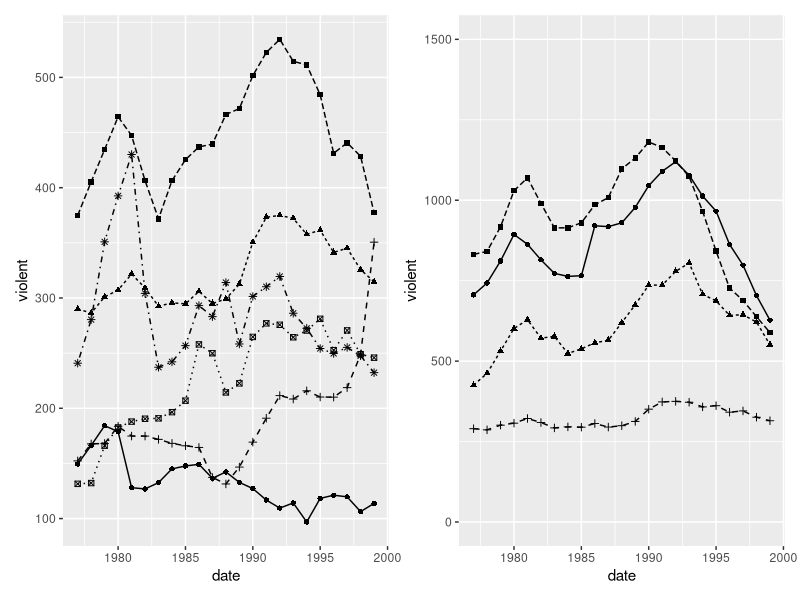
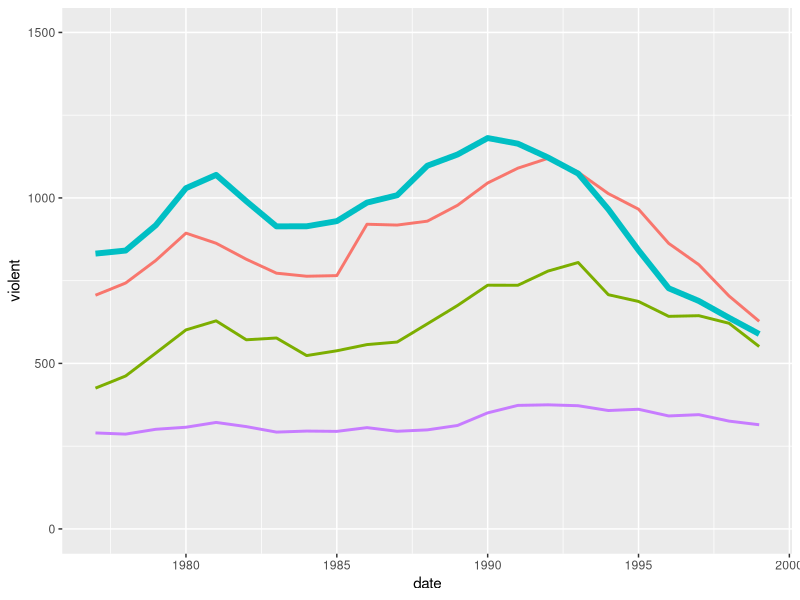
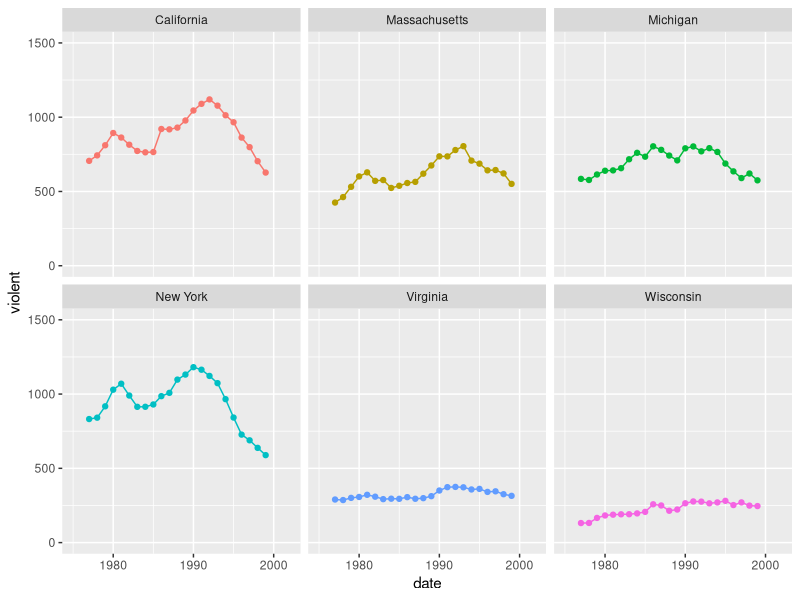

Reproduce these figures in R, in order.
## ---- chunk 1
library(tidyverse)
library(AER)
library(patchwork)
library(lubridate)

data("Guns")
## ---- chunk 2


top_10 <- (state = Guns$state )


top_10 <- Guns %>% 
  select(state) %>% 
  unique() %>% 
  top_n(6) %>% 
  unlist() %>% 
  as.vector()

Guns %>% 
  mutate(date = year(as.Date(year, format = "%Y")) ) %>%
  filter(state %in% top_10) %>% 
  ggplot(aes(x = date, y = violent, group = state)) +
  geom_line(aes(linetype = state)) +
  geom_point(aes(shape = state)) +
  theme(legend.position = "none") -> p1


st <- c(
  "New York",
  "California",
  "Virginia",
  "Massachusetts"
  )

Guns %>% 
  filter(state %in% st) %>% 
  mutate(date = year(as.Date(year, format = "%Y")) ) %>%
  ggplot(aes(x = date, y = violent, group = state)) +
  geom_line(aes(linetype = state)) +
  geom_point(aes(shape = state)) +
  ylim(0, 1500) +
  theme(    
    legend.position = "none",
    ) -> p2

         
p1 + p2
## ---- chunk 3

st <- c(
  "New York",
  "California",
  "Virginia",
  "Massachusetts"
  )

Guns %>% 
  filter(state %in% st) %>% 
  mutate(date   = year(as.Date(year, format = "%Y")) ) %>%
  mutate(lsize  = ifelse(state == "New York", 1.2, 1.0),
         lalpha = ifelse(state == "New York", 1.0, 0.9)) %>% 
  ggplot(aes(x = date, y = violent, group = state, size = lsize )) +
  geom_line(aes(color = state)) +
  scale_size(range = c(1,2), guide = "none") +
  ylim(0, 1500) +
  theme(legend.position = "none" ) -> p1

         
p1
## ---- chunk 4

st <- c(
  "New York",
  "California",
  "Virginia",
  "Massachusetts",
  "Wisconsin",
  "Michigan"
  )

Guns %>% 
  filter(state %in% st) %>% 
  mutate(date = year(as.Date(year, format = "%Y")) ) %>%
  ggplot(aes(x = date, y = violent, group = state, color = state)) +
  geom_line() +
  geom_point() +
  facet_wrap(~state) +
  ylim(0, 1500) +
  xlim(1975,2002) +
  theme(
    legend.position = "none"
  )
